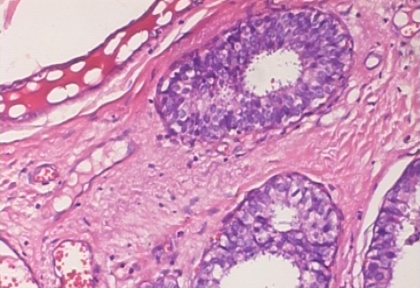
%> input picture Lab2/color pictures/papillary_carciroma.png, 420 x 288 px, shrunk from 700 x 480 before the run
$ octave script.m   (GNU Octave 9; MATLAB toolbox functions it lacks are replaced by stand-ins)
%> lines starting %> are read from the running program, lines starting %| are printed output that depends on the picture
### Lab2/eucl_distance.m
function [dist] = eucl_distance(X1,X2)
% assume X1 and X2 are [n,dim] or one of them is [1,dim]
dist = vecnorm( X1-X2, 2, 2 ); % 2-norm, second dimension
end

### Lab2/k_means.m
function [indx, centers] = k_means(X, k, dist_funct, mean_funct)
% we assume X is [n, dims] size
% set tolerance and maximum number of iterations;
tol = 1e-4; max_it = 20;
% initialize the indexes [ size(X,1) ]
indx = zeros(size(X,1), 1);

% choose random k centers from the input [k, size(X,2)]
centers = X( randi(size(X,1), [k,1]) ,:);
prev_centers = zeros(k, size(X,2));

% allocate the distance matrix [n,k]
dist_matrix = zeros( size(X,1), k);

curr_it = 0;

% start the loop
while(curr_it < max_it && max(dist_funct(centers, prev_centers)) > tol )

    prev_centers = centers;

    for i = 1:k         % define the distances
        dist_matrix(:,i) = dist_funct( centers(i,:), X );
    end

    [m,indx] = min(dist_matrix, [], 2); % the index goes from [1,k]

    for i = 1:k         % update the centers
        centers(i,:) = mean_funct( X( indx==i,:) );
    end

    curr_it = curr_it + 1;

end
end

### Lab2/RGB_mean.m
function [this_mean] = RGB_mean(X)
% we assume that X is of shape [n,3];
this_mean = mean( X, 1 );   % choose the Euclidean mean function
end

### Lab2/cityblock_dist.m
function [dist] = cityblock_dist(X1,X2)
% assume X1 and X2 are [n,dim] or one of them is [1,dim]
dist = sum((abs(X1 - X2)),2);

end

### Lab2/script.m
clear; clc; close all;

% Im = imread( "color pictures/flowers.tif");
  Im = imread( "color pictures/papillary_carciroma.png");
%> Im is the input picture: size 288x420x3 uint8; mean R, G, B 205.8, 146.8, 185.8
% Im = imread( "color pictures/peppers_color.tif");
% Im = imread( "color pictures/tucan1.jpg");

%% 0. Visualize Image
h = size(Im,1);
%> h = 288
w = size(Im,2);
%> w = 420
v = h*w;
%> v = 120960

% COLORS
C = double([reshape(Im(:,:,1),[v 1]), reshape(Im(:,:,2),[v 1]), reshape(Im(:,:,3),[v 1])])./255;

figure;
scatter3(reshape(Im(:,:,1),[v 1]),reshape(Im(:,:,2),[v 1]),reshape(Im(:,:,3),[v 1]),36,C,'filled')
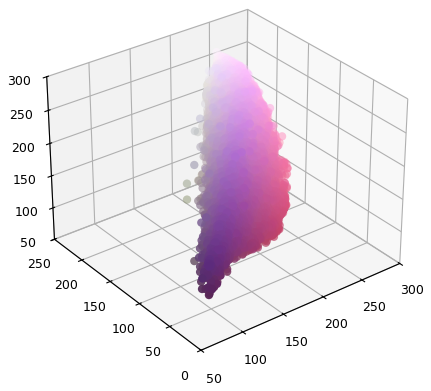
%> figure redrawn from the program's plot data
%
% Histograms
figure;
histogram(Im(:,:,1)); title('Red values histogram')
figure;
histogram(Im(:,:,2)); title('Blue values histogram')
figure;
histogram(Im(:,:,3)); title('Green values histogram')
%> after `title('Green values histogram')`:
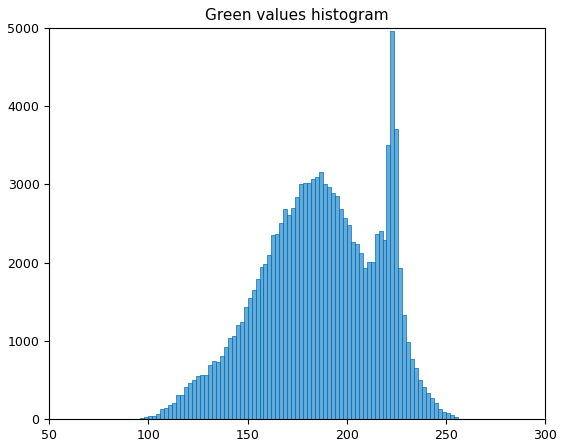
%> figure redrawn from the program's plot data; tallest bar 4959 high, from x = 222 to 224
%% 1. RGB Space
X = double(reshape(Im, [size(Im,1)*size(Im,2), size(Im,3)]));

k    = 3;
% EUCLIDEAN 3
dist = @eucl_distance; %@cityblock_dist @eucl_distance ;

[indx, centers] = k_means(X, k, dist, @RGB_mean);
%> in eucl_distance, `dist = vecnorm( X1-X2, 2, 2 );`: dist = [309; 320.9; 334.8]
%> the loop in k_means, `while(curr_it < max_it && max(dist_funct(centers, prev_centers)) > tol )` made 20 passes
%> prev_centers on passes 1, 2, 3, 4, 6, 7: [210 139 179; 199 158 196; 223 156 195], [181.6 109.8 162.6; 201.6 153.8 196.6; 233.5 188.1 211.2], [171.6 99.83 156; 214.1 146.7 188.3; 237.3 199.8 217.4], [165.9 95.31 153; 214.2 145.4 187.2; 238.2 204.7 219.7], [163 92.75 151.2; 213.1 144.1 186.4; 238.4 205.8 220.1], [162.5 92.35 150.9; 212.8 143.7 186.1; 238.4 205.6 220.1]
%> prev_centers on passes 5, 13, 15, 16, 17: [163.8 93.52 151.7; 213.5 144.6 186.7; 238.4 205.8 220.1], [161.7 91.63 150.4; 212 142.7 185.4; 238.2 204.8 219.7], [161.6 91.58 150.4; 212 142.7 185.4; 238.2 204.7 219.7], [161.6 91.56 150.4; 212 142.6 185.4; 238.2 204.7 219.7], [161.6 91.55 150.3; 211.9 142.6 185.4; 238.2 204.7 219.7]
%> after the loop in k_means, `while(curr_it < max_it && max(dist_funct(centers, prev_centers)) > tol )`: centers = [161.5 91.53 150.3; 211.9 142.6 185.3; 238.2 204.6 219.6]

Y = zeros(size(X));
for i = 1:k
    Y(indx == i,:) = repmat(centers(i,:), [sum(indx == i),1] );
end

Y_euc3 = uint8(reshape(Y,[size(Im,1),size(Im,2),size(Im,3)]));
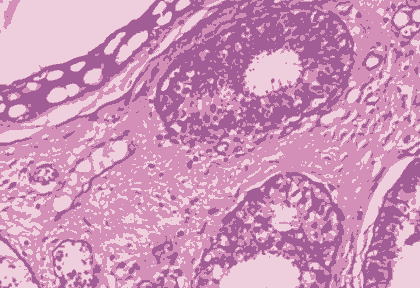
%> Y_euc3: size 288x420x3 uint8; mean R, G, B 205.9, 147.2, 185.7

% CITY BLOCK 3
dist = @cityblock_dist; %@cityblock_dist @eucl_distance ;

[indx, centers] = k_means(X, k, dist, @RGB_mean);
%> in cityblock_dist, `dist = sum((abs(X1 - X2)),2);`: dist = [378; 471; 473]
%> the loop in k_means (call 2), `while(curr_it < max_it && max(dist_funct(centers, prev_centers)) > tol )` made 18 passes
%> prev_centers on passes 1 to 6: [151 82 145; 171 126 174; 176 118 179], [152.9 82.08 142.1; 194.3 126.1 170.1; 221.1 166.7 199.6], [153.2 83.51 143.8; 195.8 123.4 172.8; 230.9 183.5 208.7], [153.7 84.02 144.2; 199.6 128 175.7; 233.3 189 211.9], [154.9 85.23 145.2; 202.4 131.3 177.8; 234.8 192.6 213.9], [156.3 86.52 146.2; 204.5 133.8 179.5; 235.7 195.1 215.2]
%> prev_centers on passes 15 to 18: [160.6 90.41 149.2; 209.8 140.3 183.8; 237.7 201.4 218.4], [160.8 90.65 149.4; 209.9 140.5 183.9; 237.7 201.4 218.4], [160.8 90.65 149.4; 209.9 140.5 183.9; 237.7 201.4 218.4], [160.8 90.65 149.4; 209.9 140.5 183.9; 237.7 201.4 218.4]
%> centers = [160.8 90.65 149.4; 209.9 140.5 183.9; 237.7 201.4 218.4]

Y = zeros(size(X));
for i = 1:k
    Y(indx == i,:) = repmat(centers(i,:), [sum(indx == i),1] );
end

Y_cb3 = uint8(reshape(Y,[size(Im,1),size(Im,2),size(Im,3)]));
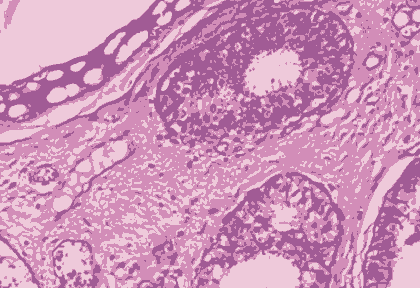
%> Y_cb3: size 288x420x3 uint8; mean R, G, B 206, 147, 185.6


k    = 4;
% EUCLIDEAN 4
dist = @eucl_distance; %@cityblock_dist @eucl_distance ;

[indx, centers] = k_means(X, k, dist, @RGB_mean);
%> centers = [151.8 83.44 144.3; 222.8 158.1 196; 194.6 121.2 171.1; 239.4 212.2 222.6]

Y = zeros(size(X));
for i = 1:k
    Y(indx == i,:) = repmat(centers(i,:), [sum(indx == i),1] );
end

Y_euc4 = uint8(reshape(Y,[size(Im,1),size(Im,2),size(Im,3)]));

% CITY BLOCK 4
dist = @cityblock_dist; %@cityblock_dist @eucl_distance ;

[indx, centers] = k_means(X, k, dist, @RGB_mean);
%> centers = [192.8 120.4 170.9; 221.2 156 194.3; 152.5 82.84 143.2; 239.3 209.5 221.9]

Y = zeros(size(X));
for i = 1:k
    Y(indx == i,:) = repmat(centers(i,:), [sum(indx == i),1] );
end

Y_cb4 = uint8(reshape(Y,[size(Im,1),size(Im,2),size(Im,3)]));
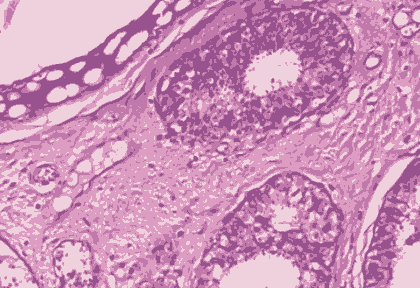
%> Y_cb4: size 288x420x3 uint8; mean R, G, B 205.6, 146.6, 185.7


k    = 5;
% EUCLIDEAN 5
dist = @eucl_distance; %@cityblock_dist @eucl_distance ;

[indx, centers] = k_means(X, k, dist, @RGB_mean);
%> centers = [145 78.14 139.9; 239.6 215.6 223.5; 180.9 107.8 162.6; 209.2 137.9 181.8; 228.8 168 203.1]

Y = zeros(size(X));
for i = 1:k
    Y(indx == i,:) = repmat(centers(i,:), [sum(indx == i),1] );
end

Y_euc5 = uint8(reshape(Y,[size(Im,1),size(Im,2),size(Im,3)]));
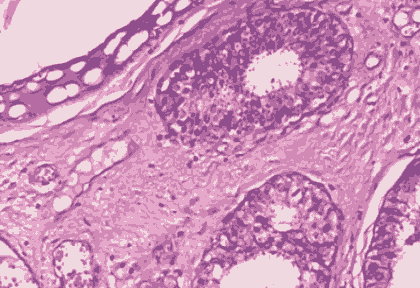
%> Y_euc5: size 288x420x3 uint8; mean R, G, B 205.9, 147, 186.1

% CITY BLOCK 5
dist = @cityblock_dist; %@cityblock_dist @eucl_distance ;

[indx, centers] = k_means(X, k, dist, @RGB_mean);

Y = zeros(size(X));
for i = 1:k
    Y(indx == i,:) = repmat(centers(i,:), [sum(indx == i),1] );
end

Y_cb5 = uint8(reshape(Y,[size(Im,1),size(Im,2),size(Im,3)]));
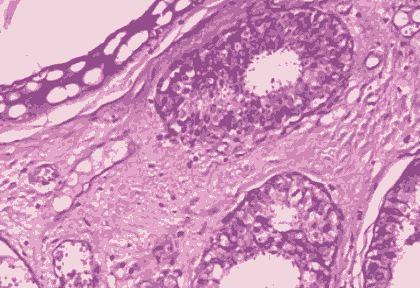
%> Y_cb5: size 288x420x3 uint8; mean R, G, B 205.8, 147, 186


figure;
subplot(2,3,1)
imshow(Y_euc3)
title(strcat(" k = 3, with euclidean distance."))
subplot(2,3,2)
imshow(Y_euc4)
title(strcat(" k = 4, with euclidean distance."))
subplot(2,3,3)
imshow(Y_euc5)
title(strcat(" k = 5, with euclidean distance."))

subplot(2,3,4)
imshow(Y_cb3)
title(strcat(" k = 3, with city block distance."))
subplot(2,3,5)
imshow(Y_cb4)
title(strcat(" k = 4, with city block distance."))
subplot(2,3,6)
imshow(Y_cb5)
title(strcat(" k = 5, with city block distance."))
%% Visualize Image
close all;
%Y = Y_euc5; % Select best parameters

h = size(Y,1);
w = size(Y,2);
v = h*w;

% Color Clustering from original
%> (the run ends here)
